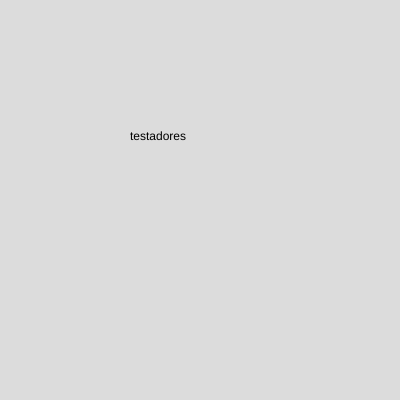
Frame 1 (no input)
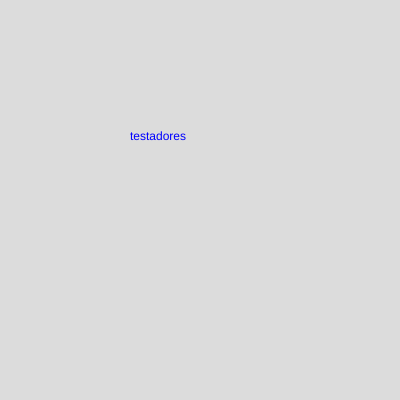
Frame 60 (no input)
Frame 120 (the mouse pressed at the canvas centre since frame 60): identical to frame 60, image omitted

The p5.js sketch that drew these frames (run headless with seeded random() and noise() and a simulated clock; from frame 60 on, the mouse is pressed at the canvas centre):

// p5.js sketch
// ── sketch.js
function setup() {
  createCanvas(400, 400);
}

function draw() {
  background(220);
  text("testadores", 130, 140);
  fill(color ("blue"));
       }
